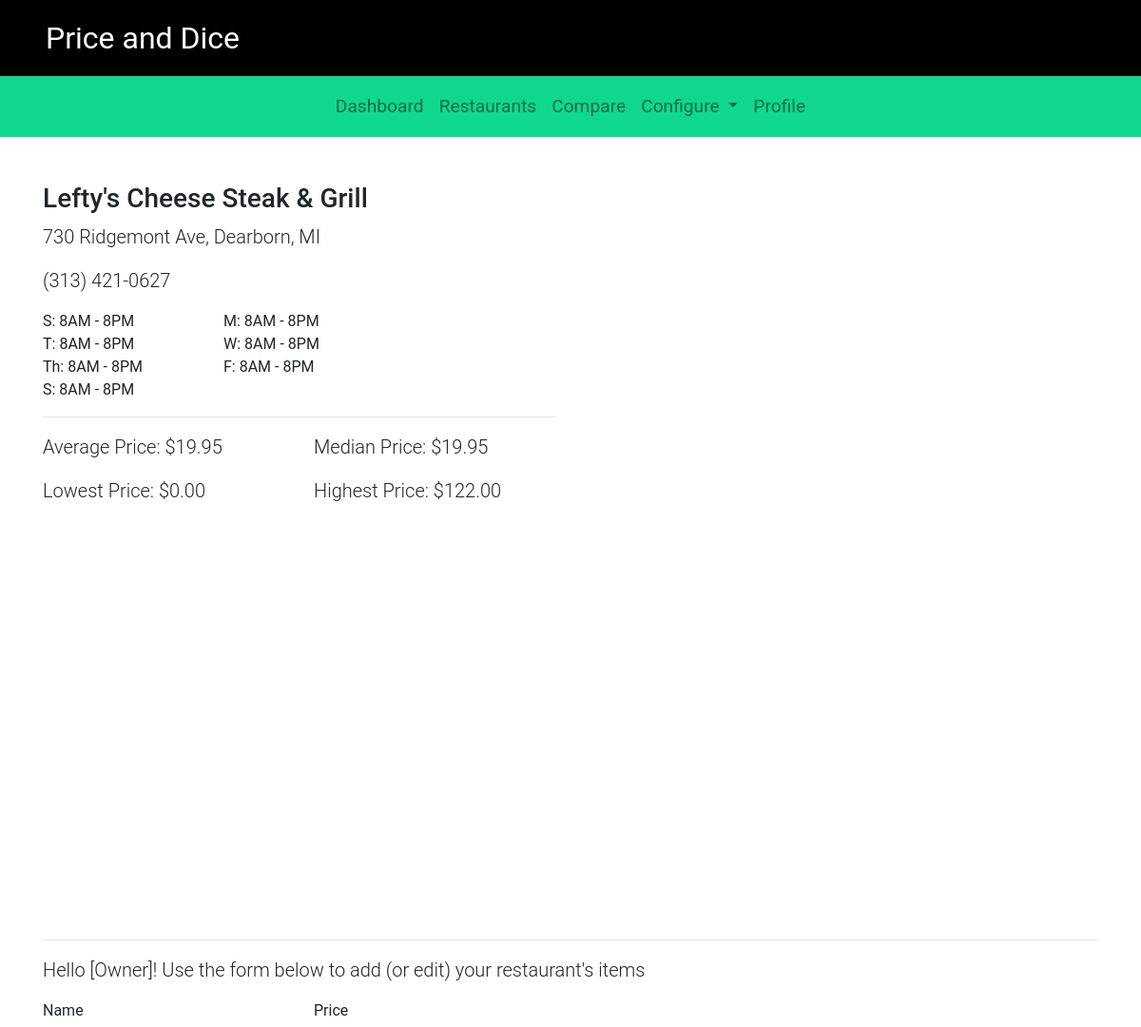
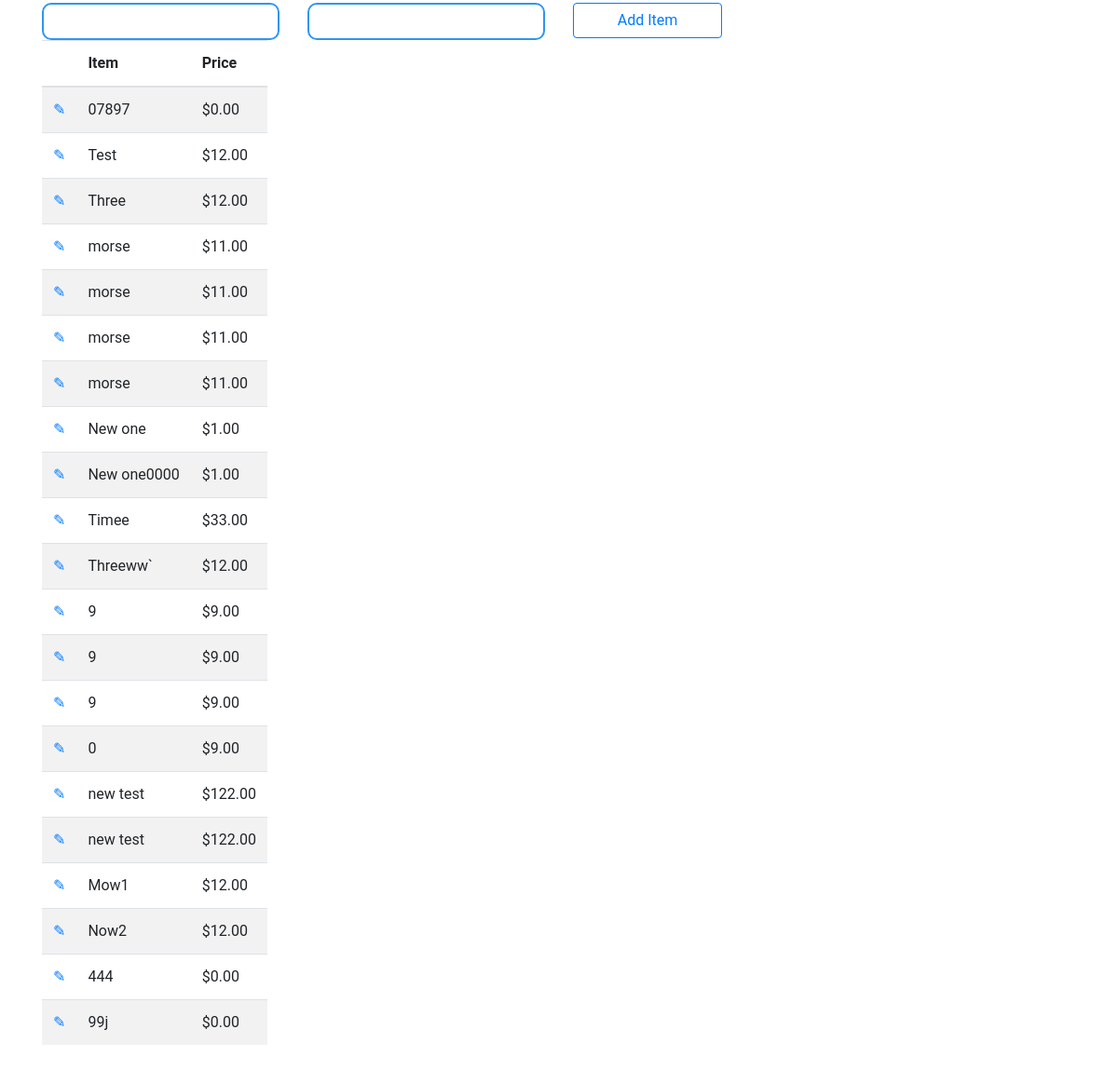
Page /campus/53/ on the committed database (2 pictures, top to bottom).
### campus/models.py (models this page shows, shortened)
class Restaurant(models.Model):
    name = models.CharField(max_length=200)
    location = models.CharField(max_length=200)
    phone_number = models.CharField(max_length=20, default='(xxx) xxx-xxxx')
    sunday = models.CharField(max_length=20, default=DEFAULT_HOURS)
    monday = models.CharField(max_length=20, default=DEFAULT_HOURS)
    tuesday = models.CharField(max_length=20, default=DEFAULT_HOURS)
    wednesday = models.CharField(max_length=20, default=DEFAULT_HOURS)
    thursday = models.CharField(max_length=20, default=DEFAULT_HOURS)
    friday = models.CharField(max_length=20, default=DEFAULT_HOURS)
    saturday = models.CharField(max_length=20, default=DEFAULT_HOURS)
    item_list = models.ManyToManyField(Item)
    def get_average_price(self):
        item_list = self.item_list.all()
        if not item_list:
            return 'N/A'
        else:
            num_item_list =  0
            total_price = 0
            for i in item_list:
                num_item_list += 1
                total_price += i.price
            return float(total_price / num_item_list)
    def get_min_price(self):
        item_list = self.item_list.all()
        if not item_list:
            return 'N/A'
        else:
            min_price = item_list[0].price
            for i in item_list:
                if i.price < min_price:
                    min_price = i.price
            return min_price
    def get_max_price(self):
        item_list = self.item_list.all()
        if not item_list:
            return 'N/A'
        else:
            max_price = item_list[0].price
            for i in item_list:
                if i.price > max_price:
                    max_price = i.price
            return max_price

class Item(models.Model):
    price = models.FloatField(default=0)
    name = models.CharField(max_length=50)

### campus/views.py (the view)
# urls.py: path('<int:restaurant_id>/', views.restaurant_detail, name='restaurant_detail'),
def restaurant_detail(request, restaurant_id, context={}):
    try:
        restaurant = Restaurant.objects.get(pk=restaurant_id)
    except Restaurant.DoesNotExist:
        raise Http404("Restaurant does not exist")
    context['restaurant'] = restaurant
    return render(request, 'campus/restaurant-detail.html', context)

### campus/templates/campus/restaurant-detail.html (shortened to what this page needs)
{% extends "./base.html" %}
{% block restautant_detail_list}
{% block body %}
<div class="container content-top">
    <div class="row">
        <div class="col-lg-6">
            <h3>{{restaurant.name}}</h3>
        </div>
    </div>
    <div class="row">
        <div class="col-lg-6">
            <p class="lead">{{restaurant.location}}</p>
        </div>
    </div>
    <div class="row">
        <div class="col-lg-6">
            <p class="lead" >{{restaurant.phone_number}}</p>
        </div>
    </div>
    <div class="row">
        <div class="col-lg-2">
            S: {{restaurant.sunday}}
        </div>
        <div class="col-lg-2">
            M: {{restaurant.monday}}
        </div>
    </div>
    <div class="row">
        <div class="col-lg-2">
            T: {{restaurant.tuesday}}
        </div>
        <div class="col-lg-2">
            W: {{restaurant.wednesday}}
        </div>
    </div>
    <div class="row">
        <div class="col-lg-2">
            Th: {{restaurant.thursday}}
        </div>
        <div class="col-lg-2">
            F: {{restaurant.friday}}
        </div>
    </div>
    <div class="row">
        <div class="col-lg-2">
            S: {{restaurant.saturday}}
        </div>
    </div>
    <div class="row">
        <div class="col-lg-6">
            <hr>
        </div>
    </div>
    <div class="row">
        <div class="col-lg-3">
            <p class="lead">Average Price:
                {% if restaurant.get_average_price != 'N/A' %}
                ${{restaurant.get_average_price | floatformat:2}}
                {% else %}
                {{restaurant.get_average_price}}
                {% endif %}
            </p>
        </div>
        <div class="col-lg-3">
            <p class="lead">Median Price:
                {% if restaurant.get_average_price != 'N/A' %}
                ${{restaurant.get_average_price | floatformat:2}}
                {% else %}
                {{restaurant.get_average_price}}
                {% endif %}
            </p>
        </div>
    </div>
    <div class="row">
        <div class="col-lg-3">
            <p class="lead">Lowest Price:
                {% if restaurant.get_min_price != 'N/A' %}
                ${{restaurant.get_min_price | floatformat:2}}
                {% else %}
                {{restaurant.get_min_price}}
                {% endif %}
            </p>
        </div>
        <div class="col-lg-3">
            <p class="lead">Highest Price:
                {% if restaurant.get_max_price != 'N/A' %}
                ${{restaurant.get_max_price | floatformat:2}}
                {% else %}
                {{restaurant.get_max_price}}
                {% endif %}
            </p>
        </div>
    </div>
    <div class="row">
        <div class="col-lg-12">
            <div id="map" class="map"></div>
        </div>
    </div>
    <hr>
    <div class="row">
        <div class="col-lg-7">
            <p class="lead">
                Hello [Owner]! Use the form below
                to add (or edit) your restaurant's items
            </p>
        </div>
    </div>
    <form method="POST" action="{% url 'campus:add_item' %}">
        <div class="row">
            <div class="col-lg-3">
                <label for="item_name">Name</label>
                <input type="text" class="form-control blue-input"
                name="item_name" id="item_name" value="{{item_name}}">
            </div>
            <div class="col-lg-3">
                <label for="item_price">Price</label>
                <input type="number" class="form-control blue-input"
                name="item_price" id="item_price" value="{{item_price}}">
            </div>
            <div class="col-lg-2">
                {% if is_item_prefilled %}
                <input type="submit" class="btn btn-outline-primary form-control"
                id="add_item_btn" value="Save Changes">
                {% else %}
                <input type="submit" class="btn btn-outline-primary form-control"
                id="add_item_btn" value="Add Item">
                {% endif %}
            </div>
        </div>
    </form>
    <div class="row">
        <div class="col-lg-12">
                <table class="table table-hover table-responsive table-striped">
                    <thead>
                        <tr>
                            <th></th>
                            <th>Item</th>
                            <th>Price</th>
                        </tr>
                    </thead>
                    <tbody>
                        {% for item in restaurant.item_list.all %}
                        <tr>
                            <td><a href="{% url 'campus:load_item' item.id restaurant.id %}">&#9998;</a></td>
                            <td>{{item.name}}</td>
                            <td>${{item.price | floatformat:2}}</td>
                        </tr>
                        {% endfor %}
                    </tbody>
                </table>
        </div>
    </div>
    <br>
</div>
{% endblock %}

### campus/static/campus/style.css (style rules this page uses)
body { font-family: 'Roboto', sans-serif; }
.map { height: 425px; }
.content-top { margin-top: 3rem; }

### campus/static/campus/inputs.css (style rules this page uses)
.blue-input { border: 2px solid #2F96EF; border-radius: 10px; }

### rows in the picture
Restaurant: name "Lefty's Cheese Steak & Grill", location "730 Ridgemont Ave, Dearborn, MI", phone_number "(313) 421-0627", sunday "8AM - 8PM", monday "8AM - 8PM", tuesday "8AM - 8PM", wednesday "8AM - 8PM", thursday "8AM - 8PM", friday "8AM - 8PM", saturday "8AM - 8PM", get_average_price "19.95", get_min_price "0.00", get_max_price "122.00"
Item: name "07897", price "0.00"
Item: name "Test", price "12.00"
Item: name "Three", price "12.00"
Item: name "morse", price "11.00"
Item: name "morse", price "11.00"
Item: name "morse", price "11.00"
Item: name "morse", price "11.00"
Item: name "New one", price "1.00"
Item: name "New one0000", price "1.00"
Item: name "Timee", price "33.00"
Item: name "Threeww`", price "12.00"
Item: name "9", price "9.00"
Item: name "9", price "9.00"
Item: name "9", price "9.00"
Item: name "0", price "9.00"
Item: name "new test", price "122.00"
Item: name "new test", price "122.00"
Item: name "Mow1", price "12.00"
Item: name "Now2", price "12.00"
Item: name "444", price "0.00"
Item: name "99j", price "0.00"
